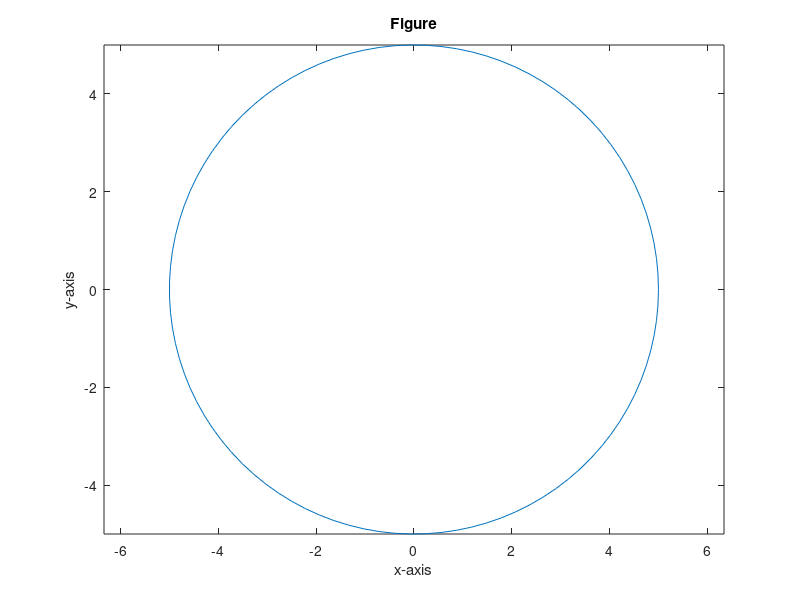

Recreate this plot in MATLAB.
clc;
clear all;
close all;

r = input('Enter the Radius of the Circle:  ')
theta = linspace(0, 2.*pi, 100);

x = r.*cos(theta);
y = r.*sin(theta);

plot(x, y);
xlabel('x-axis')
ylabel('y-axis')
title('Figure')
axis('equal')

P = 2 * pi * r
A = pi * r * r